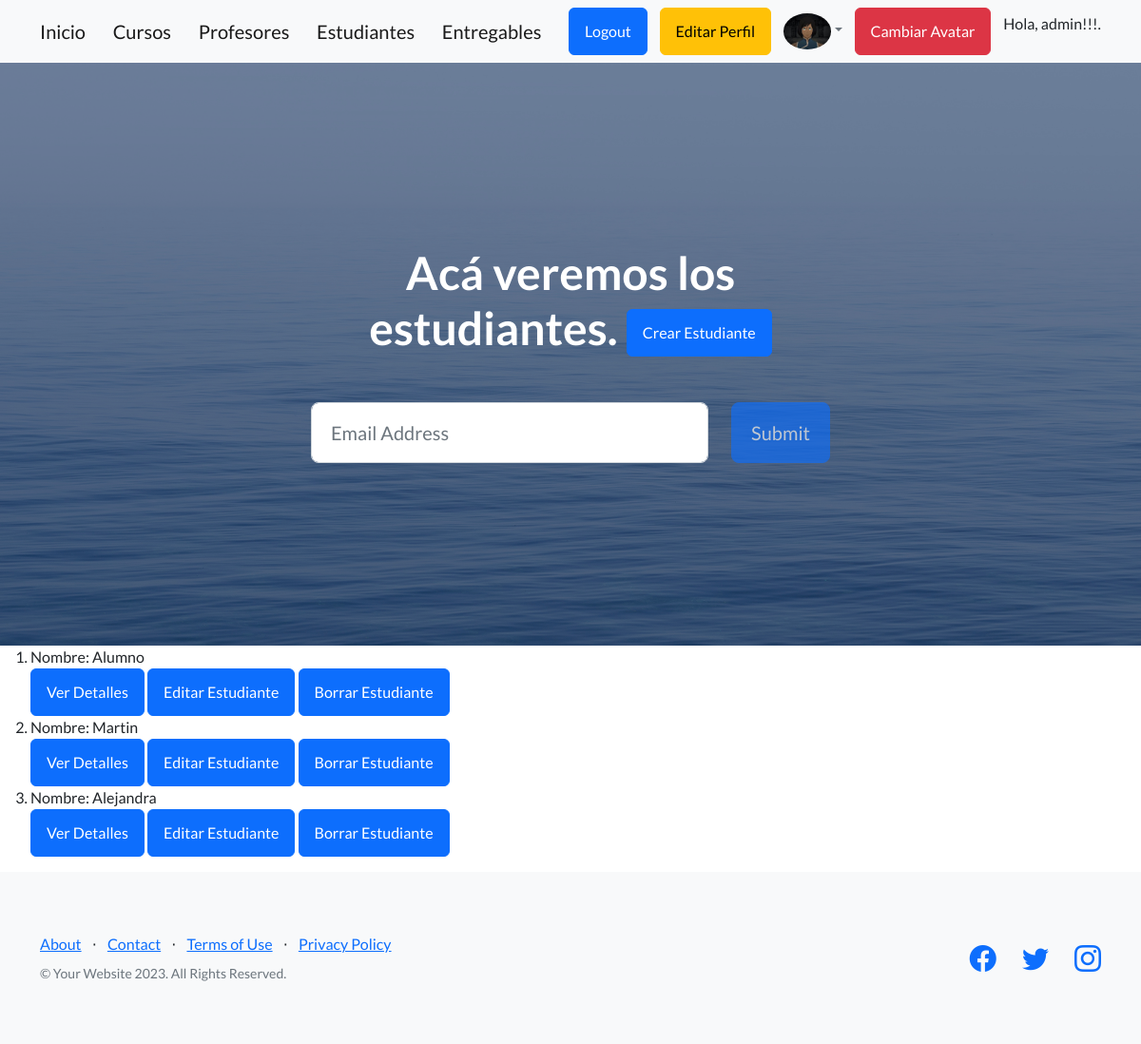
Screenshot of /AC/estudiantes/lista/ (signed in) with the database file from the repository.
### AppCoder/models.py (models this page shows, shortened)
class Avatar(models.Model):
    user = models.ForeignKey(User, on_delete=models.CASCADE)
    imagen = models.ImageField(upload_to='avatares', null=True, blank = True)

class Estudiante(models.Model):
    nombre = models.CharField(max_length=30)
    apellido = models.CharField(max_length=30)
    email = models.EmailField()

### AppCoder/views.py (the view)
# urls.py: path("estudiantes/lista/", EstudianteLista.as_view(), name="Ver Estudiantes"),
class EstudianteLista(ListView): #estudiante_list.html
    model = Estudiante
    template_name = "AppCoder/LISTA_ESTUDIANTES.html"

### AppCoder/templates/AppCoder/LISTA_ESTUDIANTES.html
{% extends "AppCoder/padre.html" %}
{% block titulo %}
Acá veremos los estudiantes.
<a class="btn btn-primary" href="{% url 'Crear Estudiantes' %}">Crear Estudiante</a>
{% endblock %}
{% block formulario %}
<ol>
    {% for e in object_list %}
        <li>
            Nombre: {{e.nombre}}
        </li>
        <a class="btn btn-primary" href="{% url 'Detalle Estudiantes' e.id %}">Ver Detalles</a>
        <a class="btn btn-primary" href="{% url 'Actualizar Estudiantes' e.id %}">Editar Estudiante</a>
        <a class="btn btn-primary" href="{% url 'Borrar Estudiantes' e.id %}">Borrar Estudiante</a>
    {% endfor %}
    </ol>
{% endblock  %}

### AppCoder/templates/AppCoder/padre.html (shortened to what this page needs)
<!DOCTYPE html>
<html lang="en">
    <head>
        {% load static %}
        <link href="https://cdn.jsdelivr.net/npm/bootstrap-icons@1.5.0/font/bootstrap-icons.css" rel="stylesheet" type="text/css" />
        <link href="{% static 'AppCoder/css/styles.css' %}" rel="stylesheet" />
    </head>
    <body>
        <nav class="navbar navbar-light bg-light static-top">
            <div class="container">
                <a class="navbar-brand" href="{% url 'Inicio' %}">Inicio</a>
                <a class="navbar-brand" href="{% url 'VerCursos' %}">Cursos</a>
                <a class="navbar-brand" href="{% url 'VerProfes' %}">Profesores</a>
                <a class="navbar-brand" href="{% url 'VerEstudiantes' %}">Estudiantes</a>
                <a class="navbar-brand" href="{% url 'VerEntregas' %}">Entregables</a>
                {% if request.user.is_authenticated %}
                    <a class="btn btn-primary" href="{% url 'Logout' %}">Logout</a>
                    <a class="btn btn-warning" href="{% url 'EditarPerfil' %}">Editar Perfil</a>
                    {% if request.user.avatar_set.exists %}
                        <a class="nav-link dropdown-toggle text-muted waves-effect waves-dark pro-pic" href="" data-toggle="dropdown" aria-haspopup="true" aria-expanded="false"><img  src="{{ request.user.avatar_set.first.imagen.url }}" alt="Avatar de {{ request.user.username }}" class="rounded-circle" width="50"></a>
                        <a class="btn btn-danger" href="{% url 'AgregarAvatar' %}">Cambiar Avatar</a>
                    {% endif %}
                    <p class=”text-muted small mb-4 mb-lg-0”> Hola, {{user.username}}!!!.</p>
                {% else %}
                    <a class="btn btn-primary" href="{% url 'Login' %}">Login</a>
                    <a class="btn btn-primary" href="{% url 'Register' %}">Registrarse</a>
                {% endif %}
            </div>
        </nav>
        <header class="masthead">
            <div class="container position-relative">
                <div class="row justify-content-center">
                    <div class="col-xl-6">
                        <div class="text-center text-white">
                            <h1 class="mb-5">
                                {% block titulo %}
                                {% endblock %}
                            </h1>
                            <form class="form-subscribe" id="contactForm" data-sb-form-api-token="API_TOKEN">
                                <div class="row">
                                    <div class="col">
                                        <input class="form-control form-control-lg" id="emailAddress" type="email" placeholder="Email Address" data-sb-validations="required,email" />
                                    </div>
                                    <div class="col-auto"><button class="btn btn-primary btn-lg disabled" id="submitButton" type="submit">Submit</button></div>
                                </div>
                            </form>
                        </div>
                    </div>
                </div>
            </div>
        </header>
        {% block formulario %}{% endblock %}
        <footer class="footer bg-light">
            <div class="container">
                <div class="row">
                    <div class="col-lg-6 h-100 text-center text-lg-start my-auto">
                        <ul class="list-inline mb-2">
                            <li class="list-inline-item"><a href="#!">About</a></li>
                            <li class="list-inline-item">⋅</li>
                            <li class="list-inline-item"><a href="#!">Contact</a></li>
                            <li class="list-inline-item">⋅</li>
                            <li class="list-inline-item"><a href="#!">Terms of Use</a></li>
                            <li class="list-inline-item">⋅</li>
                            <li class="list-inline-item"><a href="#!">Privacy Policy</a></li>
                        </ul>
                        <p class="text-muted small mb-4 mb-lg-0">&copy; Your Website 2023. All Rights Reserved.</p>
                    </div>
                    <div class="col-lg-6 h-100 text-center text-lg-end my-auto">
                        <ul class="list-inline mb-0">
                            <li class="list-inline-item me-4">
                                <a href="#!"><i class="bi-facebook fs-3"></i></a>
                            </li>
                            <li class="list-inline-item me-4">
                                <a href="#!"><i class="bi-twitter fs-3"></i></a>
                            </li>
                            <li class="list-inline-item">
                                <a href="#!"><i class="bi-instagram fs-3"></i></a>
                            </li>
                        </ul>
                    </div>
                </div>
            </div>
        </footer>
    </body>
</html>

### rows the page displays
Estudiante: nombre "Alumno"
Estudiante: nombre "Martin"
Estudiante: nombre "Alejandra"

### other values shown
{{ user.username }} "admin"
